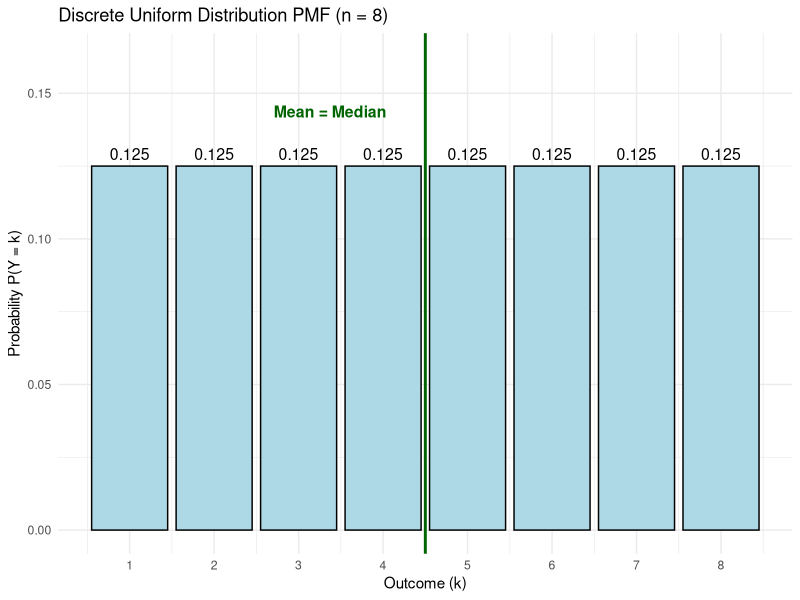
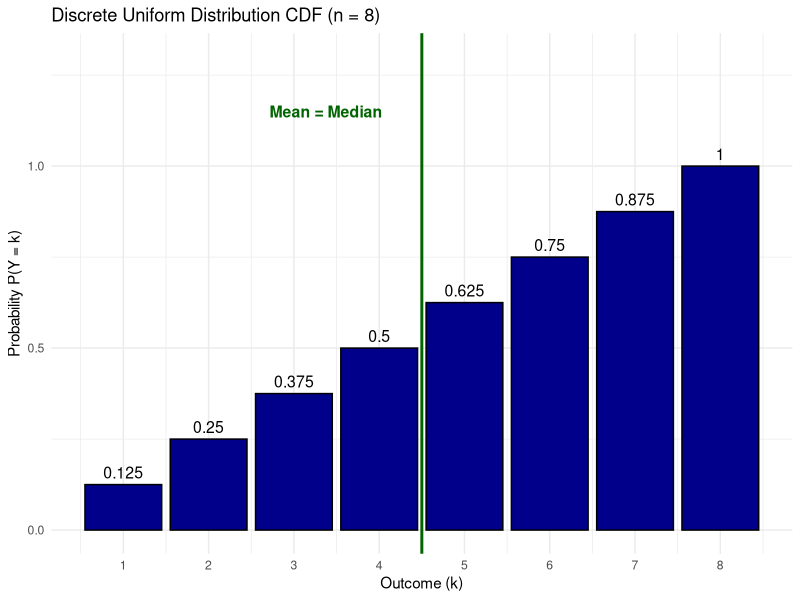
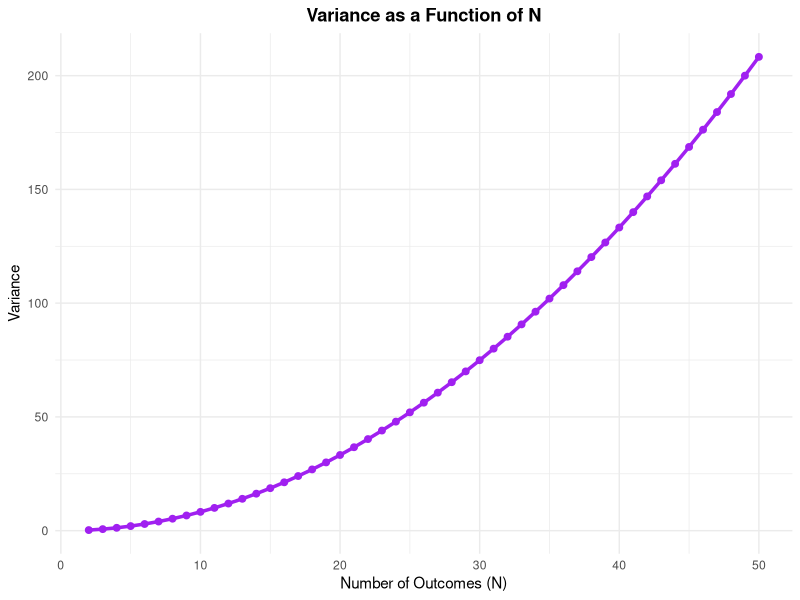

These figures' R source, in order:
## ---- chunk 1
# This R script calculates the key moments (median, mean, variance, and IQR)
# for a Discrete Uniform Distribution, using the example of a fair eight-sided die.
# It also includes plots to visualize these concepts.

# Install and load the ggplot2 library for plotting
if (!require("ggplot2")) {
  install.packages("ggplot2")
  library(ggplot2)
}

# --- Parameters of the Example ---
# The outcomes of a fair eight-sided die are integers from 1 to 8.
a <- 1
b <- 8
outcomes <- a:b

# Total number of possible outcomes
N <- b - a + 1

# --- 1. Median Calculation ---
median_value <- (a + b) / 2

# --- 2. Mean (Expected Value) Calculation ---
mean_value <- (a + b) / 2

# --- 3. Variance Calculation ---
variance_value <- (N^2 - 1) / 12
std_dev <- sqrt(variance_value)

# --- 4. Interquartile Range (IQR) Calculation ---
q1_pos <- ceiling(N / 4)
q3_pos <- ceiling(3 * N / 4)
q1_value <- outcomes[q1_pos]
q3_value <- outcomes[q3_pos]
iqr_value <- q3_value - q1_value

# Create a data frame for plotting
plot_data <- data.frame(
  k = outcomes,
  pmf = rep(1/N, N),
  cdf = (outcomes - a + 1) / N
)

# --- PMF Plot ---
# This plot shows the probability of each outcome and visualizes the mean and median.
pmf_plot <- ggplot(plot_data, aes(x = k, y = pmf)) +
  geom_bar(stat = "identity", fill = "lightblue", color = "black") +
  # Highlight the mean and median (which are the same for this distribution)
  geom_vline(xintercept = mean_value, color = "darkgreen", linetype = "solid", size = 1) +
  geom_text(aes(label = round(pmf, 3)), vjust = -0.5, size = 4) +
  annotate("text", x = mean_value * 0.75, y = max(plot_data$pmf) * 1.15, label = "Mean = Median", color = "darkgreen", size = 4, fontface = "bold") +
  labs(
    title = "Discrete Uniform Distribution PMF (n = 8)",
    x = "Outcome (k)",
    y = "Probability P(Y = k)"
  ) +
  theme_minimal() +
  scale_x_continuous(breaks = outcomes) +
  ylim(0, max(plot_data$pmf) * 1.3)

# --- CDF Plot ---
# This plot shows the cumulative probability of each outcome and highlights the IQR.
cdf_plot <- ggplot(plot_data, aes(x = k, y = cdf)) +
  geom_bar(stat = "identity", fill = "darkblue", color = "black") +
  # Highlight the mean and median (which are the same for this distribution)
  geom_vline(xintercept = mean_value, color = "darkgreen", linetype = "solid", size = 1) +
  geom_text(aes(label = round(cdf, 3)), vjust = -0.5, size = 4) +
  annotate("text", x = mean_value * 0.75, y = max(plot_data$cdf) * 1.15, label = "Mean = Median", color = "darkgreen", size = 4, fontface = "bold") +
  labs(
    title = "Discrete Uniform Distribution CDF (n = 8)",
    x = "Outcome (k)",
    y = "Probability P(Y = k)"
  ) +
  theme_minimal() +
  scale_x_continuous(breaks = outcomes) +
  ylim(0, max(plot_data$cdf) * 1.3)

# --- New Plot: Variance vs. N ---
# This plot shows how the variance changes as the number of outcomes (N) increases.
# Generate a range of N values
N_range <- 2:50
variance_data <- data.frame(
  N = N_range,
  variance = (N_range^2 - 1) / 12
)

variance_plot <- ggplot(variance_data, aes(x = N, y = variance)) +
  geom_line(color = "purple", size = 1.2) +
  geom_point(color = "purple", size = 2) +
  labs(
    title = "Variance as a Function of N",
    x = "Number of Outcomes (N)",
    y = "Variance"
  ) +
  theme_minimal() +
  theme(plot.title = element_text(hjust = 0.5, face = "bold"))

# --- Output the results and plots ---
cat("--- Discrete Uniform Distribution Parameters ---\n")
cat(paste("Range of outcomes: [", a, ", ", b, "]\n", sep=""))
cat(paste("Total number of outcomes (N):", N, "\n\n"))

cat("--- Median Calculation ---\n")
cat(paste("Formula: (a + b) / 2\n"))
cat(paste("Result: (", a, " + ", b, ") / 2 = ", median_value, "\n\n", sep=""))

cat("--- Mean (Expected Value) Calculation ---\n")
cat(paste("Formula: (a + b) / 2\n"))
cat(paste("Result: (", a, " + ", b, ") / 2 = ", mean_value, "\n\n", sep=""))

cat("--- Variance Calculation ---\n")
cat(paste("Formula: (N^2 - 1) / 12\n"))
cat(paste("Result: (", N, "^2 - 1) / 12 = ", variance_value, "\n\n", sep=""))

cat("--- Interquartile Range (IQR) Calculation ---\n")
cat(paste("First Quartile (Q1) is at position:", q1_pos, "with value:", q1_value, "\n"))
cat(paste("Third Quartile (Q3) is at position:", q3_pos, "with value:", q3_value, "\n"))
cat(paste("Formula: Q3 - Q1\n"))
cat(paste("Result: ", q3_value, " - ", q1_value, " = ", iqr_value, "\n\n", sep=""))

print(pmf_plot)
print(cdf_plot)
print(variance_plot)
